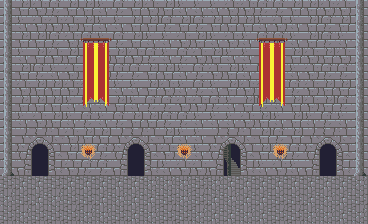

Tiled map render using the project's own tile images. Description and the map definition, with tile-layer contents summarised, below:
An orthogonal 23x14 tile map with 16x16 px tiles, 5 tile layers (BG3, BG2, BG1, BG0, ...), 1 hidden layer not drawn, 3 tilesets and 23 objects (6x hero, 5x spawn, 4x exit).

<map version="1.0" orientation="orthogonal" renderorder="right-down" width="23" height="14" tilewidth="16" tileheight="16" nextobjectid="78">
 <tileset firstgid="1" name="Mat" tilewidth="16" tileheight="16" tilecount="256" columns="16">
  <image source="../img/tiles.png" width="256" height="256" />
  <terraintypes>
   <terrain name="Wand" tile="0" />
   <terrain name="Boden" tile="64" />
   <terrain name="Säule" tile="17" />
   <terrain name="Holzwand" tile="96" />
   <terrain name="Holzboden" tile="112" />
   <terrain name="Gras" tile="128" />
  </terraintypes>
  <tile id="0" terrain="0,0,0,0" />
  <tile id="1" terrain="0,0,0,0" />
  <tile id="2" terrain="0,0,0,0" />
  <tile id="3" terrain="0,0,0,0" />
  <tile id="6">
   <animation>
    <frame tileid="6" duration="1000" />
    <frame tileid="7" duration="1000" />
   </animation>
  </tile>
  <tile id="17" terrain="2,2,2,2" />
  <tile id="32" terrain="2,2,2,2" />
  <tile id="38">
   <animation>
    <frame tileid="37" duration="1000" />
    <frame tileid="38" duration="100" />
    <frame tileid="39" duration="100" />
    <frame tileid="40" duration="2000" />
    <frame tileid="39" duration="100" />
    <frame tileid="38" duration="100" />
   </animation>
  </tile>
  <tile id="48">
   <animation>
    <frame tileid="48" duration="10000" />
    <frame tileid="49" duration="50" />
   </animation>
  </tile>
  <tile id="49">
   <animation>
    <frame tileid="48" duration="50" />
    <frame tileid="49" duration="2000" />
   </animation>
  </tile>
  <tile id="54">
   <animation>
    <frame tileid="53" duration="1000" />
    <frame tileid="54" duration="100" />
    <frame tileid="55" duration="100" />
    <frame tileid="56" duration="2000" />
    <frame tileid="55" duration="100" />
    <frame tileid="54" duration="100" />
   </animation>
  </tile>
  <tile id="64" terrain="1,1,1,1" />
  <tile id="65" terrain="1,1,1,1" />
  <tile id="66" terrain="1,1,1,1" />
  <tile id="85">
   <animation>
    <frame tileid="85" duration="2000" />
    <frame tileid="101" duration="300" />
    <frame tileid="85" duration="2000" />
    <frame tileid="117" duration="300" />
   </animation>
  </tile>
  <tile id="88">
   <animation>
    <frame tileid="88" duration="2000" />
    <frame tileid="104" duration="200" />
    <frame tileid="120" duration="200" />
   </animation>
  </tile>
  <tile id="96" terrain="3,3,3,3" />
  <tile id="97" terrain="3,3,3,3" />
  <tile id="98" terrain="3,3,3,3" />
  <tile id="112" terrain="4,4,4,4" />
  <tile id="113" terrain="4,4,4,4" />
  <tile id="114" terrain="4,4,4,4" />
  <tile id="128" terrain="5,5,5,5" />
  <tile id="129" terrain="5,5,5,5" />
  <tile id="130" terrain="5,5,5,5" />
  <tile id="148">
   <animation>
    <frame tileid="148" duration="2000" />
    <frame tileid="164" duration="1000" />
   </animation>
  </tile>
  <tile id="149">
   <animation>
    <frame tileid="149" duration="300" />
    <frame tileid="165" duration="300" />
    <frame tileid="181" duration="300" />
   </animation>
  </tile>
  <tile id="150">
   <animation>
    <frame tileid="150" duration="700" />
    <frame tileid="166" duration="200" />
    <frame tileid="150" duration="700" />
    <frame tileid="182" duration="200" />
   </animation>
  </tile>
  <tile id="214">
   <animation>
    <frame tileid="212" duration="1000" />
    <frame tileid="214" duration="100" />
    <frame tileid="216" duration="100" />
    <frame tileid="218" duration="2000" />
    <frame tileid="216" duration="100" />
    <frame tileid="214" duration="100" />
   </animation>
  </tile>
  <tile id="215">
   <animation>
    <frame tileid="213" duration="1000" />
    <frame tileid="215" duration="100" />
    <frame tileid="217" duration="100" />
    <frame tileid="219" duration="2000" />
    <frame tileid="217" duration="100" />
    <frame tileid="215" duration="100" />
   </animation>
  </tile>
  <tile id="230">
   <animation>
    <frame tileid="228" duration="1000" />
    <frame tileid="230" duration="100" />
    <frame tileid="232" duration="100" />
    <frame tileid="234" duration="2000" />
    <frame tileid="232" duration="100" />
    <frame tileid="230" duration="100" />
   </animation>
  </tile>
  <tile id="231">
   <animation>
    <frame tileid="229" duration="1000" />
    <frame tileid="231" duration="100" />
    <frame tileid="233" duration="100" />
    <frame tileid="235" duration="2000" />
    <frame tileid="233" duration="100" />
    <frame tileid="231" duration="100" />
   </animation>
  </tile>
  <tile id="246">
   <animation>
    <frame tileid="244" duration="1000" />
    <frame tileid="246" duration="100" />
    <frame tileid="248" duration="100" />
    <frame tileid="250" duration="2000" />
    <frame tileid="248" duration="100" />
    <frame tileid="246" duration="100" />
   </animation>
  </tile>
  <tile id="247">
   <animation>
    <frame tileid="245" duration="1000" />
    <frame tileid="247" duration="100" />
    <frame tileid="249" duration="100" />
    <frame tileid="251" duration="2000" />
    <frame tileid="249" duration="100" />
    <frame tileid="247" duration="100" />
   </animation>
  </tile>
 </tileset>
 <tileset firstgid="257" name="Char" tilewidth="16" tileheight="32" tilecount="450" columns="30">
  <image source="../img/Spritesheet_char.PNG" width="480" height="480" />
  <tile id="0">
   <objectgroup draworder="index" />
   <animation>
    <frame tileid="0" duration="2500" />
    <frame tileid="1" duration="500" />
    <frame tileid="2" duration="500" />
    <frame tileid="3" duration="500" />
   </animation>
  </tile>
  <tile id="4">
   <animation>
    <frame tileid="7" duration="2500" />
    <frame tileid="6" duration="500" />
    <frame tileid="5" duration="500" />
    <frame tileid="4" duration="500" />
   </animation>
  </tile>
  <tile id="32">
   <animation>
    <frame tileid="32" duration="200" />
    <frame tileid="33" duration="200" />
    <frame tileid="34" duration="200" />
    <frame tileid="35" duration="200" />
    <frame tileid="36" duration="200" />
   </animation>
  </tile>
  <tile id="60">
   <animation>
    <frame tileid="60" duration="250" />
    <frame tileid="61" duration="250" />
    <frame tileid="62" duration="250" />
   </animation>
  </tile>
  <tile id="64">
   <animation>
    <frame tileid="64" duration="200" />
    <frame tileid="65" duration="200" />
    <frame tileid="66" duration="200" />
    <frame tileid="67" duration="200" />
    <frame tileid="68" duration="200" />
   </animation>
  </tile>
  <tile id="90">
   <animation>
    <frame tileid="90" duration="250" />
    <frame tileid="91" duration="250" />
    <frame tileid="92" duration="250" />
    <frame tileid="91" duration="250" />
   </animation>
  </tile>
  <tile id="96">
   <animation>
    <frame tileid="96" duration="250" />
    <frame tileid="95" duration="250" />
    <frame tileid="97" duration="250" />
    <frame tileid="95" duration="250" />
   </animation>
  </tile>
 </tileset>
 <tileset firstgid="707" name="Meta" tilewidth="16" tileheight="16" tilecount="2" columns="2">
  <image source="../img/meta.png" width="32" height="16" />
  <tile id="0">
   <properties>
    <property name="collision" type="bool" value="true" />
   </properties>
  </tile>
  <tile id="1">
   <properties>
    <property name="collision" type="bool" value="false" />
   </properties>
  </tile>
 </tileset>
 <layer name="BG3" width="23" height="14">
  <data>[322 cells, 8 non-empty, 3 distinct tile ids]</data>
 </layer>
 <layer name="BG2" width="23" height="14">
  <data>[322 cells, 322 non-empty, 16 distinct tile ids]</data>
 </layer>
 <layer name="BG1" width="23" height="14">
  <data>[322 cells, 0 non-empty, 0 distinct tile ids]</data>
 </layer>
 <layer name="BG0" width="23" height="14">
  <data>[322 cells, 45 non-empty, 10 distinct tile ids]</data>
 </layer>
 <objectgroup name="Objects">
  <properties>
   <property name="animationonly" value="exit4" />
  </properties>
  <object id="21" gid="55" x="32" y="176" width="16" height="16">
   <properties>
    <property name="animationonly" value="exit1" />
   </properties>
  </object>
  <object id="22" gid="39" x="32" y="160" width="16" height="16">
   <properties>
    <property name="animationonly" value="exit1" />
   </properties>
  </object>
  <object id="63" gid="39" x="128" y="160" width="16" height="16">
   <properties>
    <property name="animationonly" value="exit2" />
   </properties>
  </object>
  <object id="64" gid="55" x="128" y="176" width="16" height="16">
   <properties>
    <property name="animationonly" value="exit2" />
   </properties>
  </object>
  <object id="65" gid="39" x="224" y="160" width="16" height="16">
   <properties>
    <property name="animationonly" value="exit3" />
   </properties>
  </object>
  <object id="66" gid="55" x="224" y="176" width="16" height="16">
   <properties>
    <property name="animationonly" value="exit3" />
   </properties>
  </object>
  <object id="67" gid="39" x="320" y="160" width="16" height="16">
   <properties>
    <property name="animationonly" value="exit4" />
   </properties>
  </object>
  <object id="68" gid="55" x="320" y="176" width="16" height="16">
   <properties>
    <property name="animationonly" value="exit4" />
   </properties>
  </object>
 </objectgroup>
 <layer name="FG0" width="23" height="14">
  <data>[322 cells, 36 non-empty, 9 distinct tile ids]</data>
 </layer>
 <objectgroup name="meta">
  <object id="3" name="spawn1" type="spawn" x="32" y="160" width="16" height="32">
   <properties>
    <property name="fromlevel" value="ward" />
    <property name="portalid" value="wall_tower" />
   </properties>
  </object>
  <object id="23" name="exit1" type="exit" x="32" y="144" width="16" height="32">
   <properties>
    <property name="active" type="bool" value="true" />
    <property name="delay" type="int" value="2000" />
    <property name="displayname" value="To the Wall" />
    <property name="examine" value="Back outside, this door leads." />
    <property name="portalid" value="tower_wall" />
    <property name="start" type="int" value="900" />
    <property name="tolevel" value="lvl_ward" />
   </properties>
  </object>
  <object id="43" name="hero_wait_right" type="hero" gid="257" x="57.3597" y="126.449" width="16" height="32" />
  <object id="44" name="hero_wait_left" type="hero" gid="261" x="73.3597" y="126.449" width="16" height="32" />
  <object id="45" name="hero_walk_right" type="hero" gid="289" x="89.3597" y="126.449" width="16" height="32" />
  <object id="47" name="hero_walk_left" type="hero" gid="321" x="105.36" y="126.449" width="16" height="32" />
  <object id="48" name="hero_walk_down" type="hero" gid="347" x="121.36" y="126.449" width="16" height="32" />
  <object id="49" name="hero_walk_up" type="hero" gid="353" x="137.36" y="126.449" width="16" height="32" />
  <object id="69" name="spawn2" type="spawn" x="128" y="160" width="16" height="32">
   <properties>
    <property name="fromlevel" value="palace" />
    <property name="portalid" value="palace_tower" />
   </properties>
  </object>
  <object id="70" name="exit2" type="exit" x="128" y="144" width="16" height="32">
   <properties>
    <property name="active" type="bool" value="false" />
    <property name="delay" type="int" value="2000" />
    <property name="displayname" value="To the Palace" />
    <property name="examine">The guards in the Palace wouldn't
like seeing me go through that door.</property>
    <property name="portalid" value="tower_palace" />
    <property name="start" type="int" value="900" />
    <property name="tolevel" value="lvl_palace" />
   </properties>
  </object>
  <object id="73" name="exit3" type="exit" x="224" y="144" width="16" height="32">
   <properties>
    <property name="active" type="bool" value="true" />
    <property name="delay" type="int" value="2000" />
    <property name="displayname" value="To Room 51" />
    <property name="examine" value="This door seems to lead to Room 51." />
    <property name="portalid" value="tower_room51_door" />
    <property name="start" type="int" value="900" />
    <property name="tolevel" value="lvl_room51_door" />
   </properties>
  </object>
  <object id="74" name="spawn3" type="spawn" x="224" y="160" width="16" height="32">
   <properties>
    <property name="fromlevel" value="room51_door" />
    <property name="portalid" value="room51_door_tower" />
   </properties>
  </object>
  <object id="75" name="exit4" type="exit" x="320" y="144" width="16" height="32">
   <properties>
    <property name="active" type="bool" value="true" />
    <property name="delay" type="int" value="2000" />
    <property name="displayname" value="To the Cellar" />
    <property name="examine" value="The door to the cellar is open." />
    <property name="portalid" value="tower_cellar" />
    <property name="start" type="int" value="900" />
    <property name="tolevel" value="lvl_cellar" />
   </properties>
  </object>
  <object id="76" name="spawn3" type="spawn" x="320" y="160" width="16" height="32">
   <properties>
    <property name="fromlevel" value="cellar" />
    <property name="portalid" value="cellar_tower" />
   </properties>
  </object>
  <object id="77" name="main" type="spawn" x="176" y="176" width="16" height="32">
   <properties>
    <property name="fromlevel" value="main" />
    <property name="portalid" value="main" />
   </properties>
  </object>
 </objectgroup>
 <layer name="collision" width="23" height="14" visible="0" opacity="0.29">
  <data>[322 cells, 184 non-empty, 2 distinct tile ids]</data>
 </layer>
</map>
